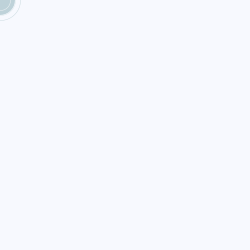
Frame 1 (no input)
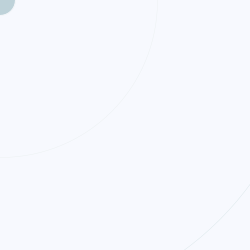
Frame 60 (the mouse pressed at the canvas centre just before this capture)
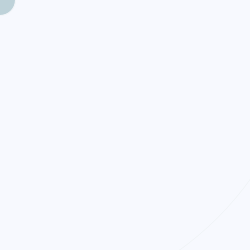
Frame 120 (the mouse held since frame 60 and released just before this capture)

The Processing sketch that drew these frames (run headless with seeded random() and noise(); from frame 60 on, the mouse is pressed at the canvas centre):

// Processing sketch: processing_18444
// ── processing_18444.pde

float x = 25;
float y = 25;
float x2 = 20;
float y2 = 20;
float x3 = 15;
float y3 = 15;
float sw = 0.5;
float mx = 0;
float my = 0;


void setup(){
  size(250, 250);
  noStroke();
  smooth();
}

void draw(){ 
  background(#F7F9FE);
  frameRate(20);
  
  fill(#BED2D9); 
  ellipse(mx, my, 30, 30); // center circle
  
  //
  noFill();
  strokeWeight(sw);
  
  // increasing variables
  x += 15;
  y += 15;
  x2 += 10;
  y2 += 10;
  x3 += 5;
  y3 += 5;

  
  //
  stroke(#CBDBE0);
  ellipse(mx, my, x, y);
  
  stroke(#DCE8EB);
  ellipse(mx, my, x2, y2);
  
  stroke(#ECF1F2);
  ellipse(mx, my, x3, y3);
}

void mouseClicked(){
  x = 0;
  y = 0;
  x2 = 0;
  y2 = 0;
  x3 = 0;
  y3 = 0;
  
  mx = pmouseX;
  my = pmouseY;
  
  println(my+" "+my);
  
  sw += 5;
}
